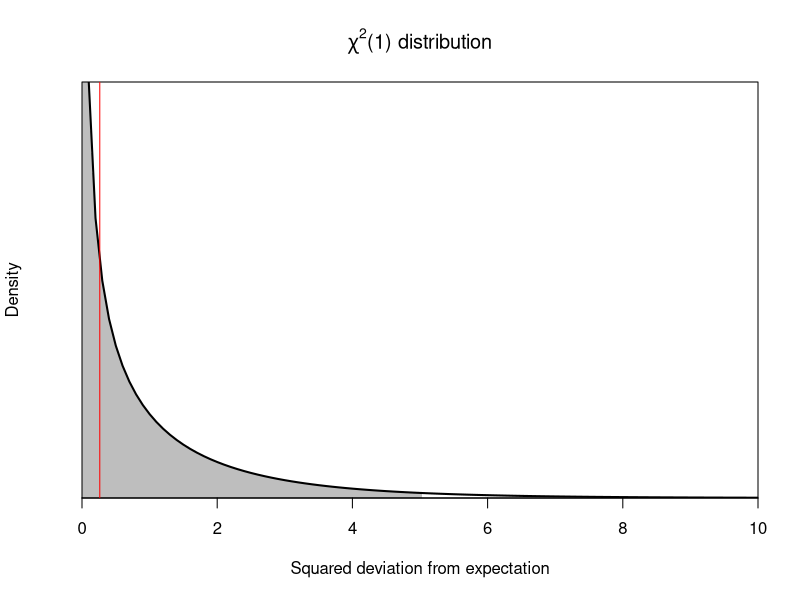

Reproduce this figure in R.
plot(0,0,ty='n',ylim = c(0,1.2), xlim=c(0,10), xaxs='i',yaxs='i',
     main = expression(paste(chi^2,"(1) distribution",sep="")),
     ylab = "Density", xlab="Squared deviation from expectation", axes=FALSE)

xx = seq(qchisq(.025,1), qchisq(.975,1), len = 200)
polygon(c(xx,rev(xx)), c(dchisq(xx,1), xx*0), border = NA, col="gray")

curve( dchisq(x, df=1), 0, 10, add=TRUE, lwd=2)
axis(1)
box()

abline(v = 0.263, col = "red")


